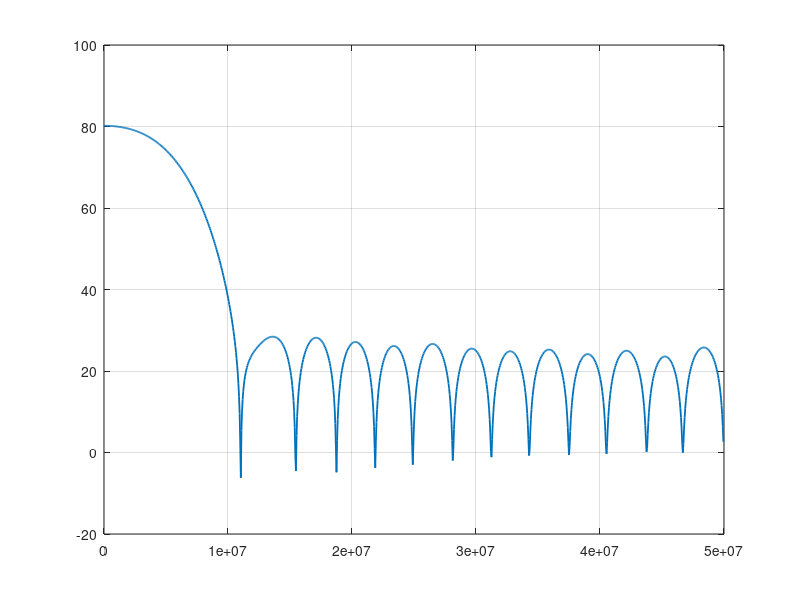

Source code (MATLAB): (Note: this script raises an error after producing the figure.)
close all
clear all
clc
%% setup the parameters here
Sample_Rate = 100e6;
cutoff_frequency = 5e6;
number_of_filter_taps = 32; % 32 for lowpass; 31 for highpass; if you set 31 use the zero padded taps!!!! 
filter_taps_bitwidth = 11; % 11
lowpass_highpass = 'low'; % should be low or high
%% Caluculate the taps
Nyquist_frequency =Sample_Rate/2 ;
Wn = cutoff_frequency/(Nyquist_frequency);
%Generate a row vector b containing the n+1 coefficients 
filter_taps = fir1(number_of_filter_taps-1,Wn,lowpass_highpass);
%% Quantization 
% one bit for sign
filter_taps=floor(filter_taps/max(filter_taps)*(2^(filter_taps_bitwidth-1)-1));
filter_taps_zero_padded = [0,filter_taps];
%% plot the filter response
N = 1024; % Number of points for the frequency response
[H, f] = freqz(filter_taps, 1, N, Sample_Rate); % Calculate the frequency response
% Magnitude and phase response
magnitude = abs(H); % Magnitude response
taps_en = ones(size(filter_taps));
% Plot the filter response
% Magnitude response plot
figure;
plot(f, 20*log10(magnitude),'linewidth',1.3); % Plot magnitude in dB
grid on;
title('Magnitude Response (dB)',FontSize=22);
xlabel_txt = 'Frequency (Hz)';
xlabel(xlabel_txt,FontSize=22);
ylabel('Magnitude (dB)',FontSize=22);
%xlim([0 30e6])
figure
 freqz(filter_taps,1)
figure
stem(filter_taps,'linewidth', 1.3)
grid on;